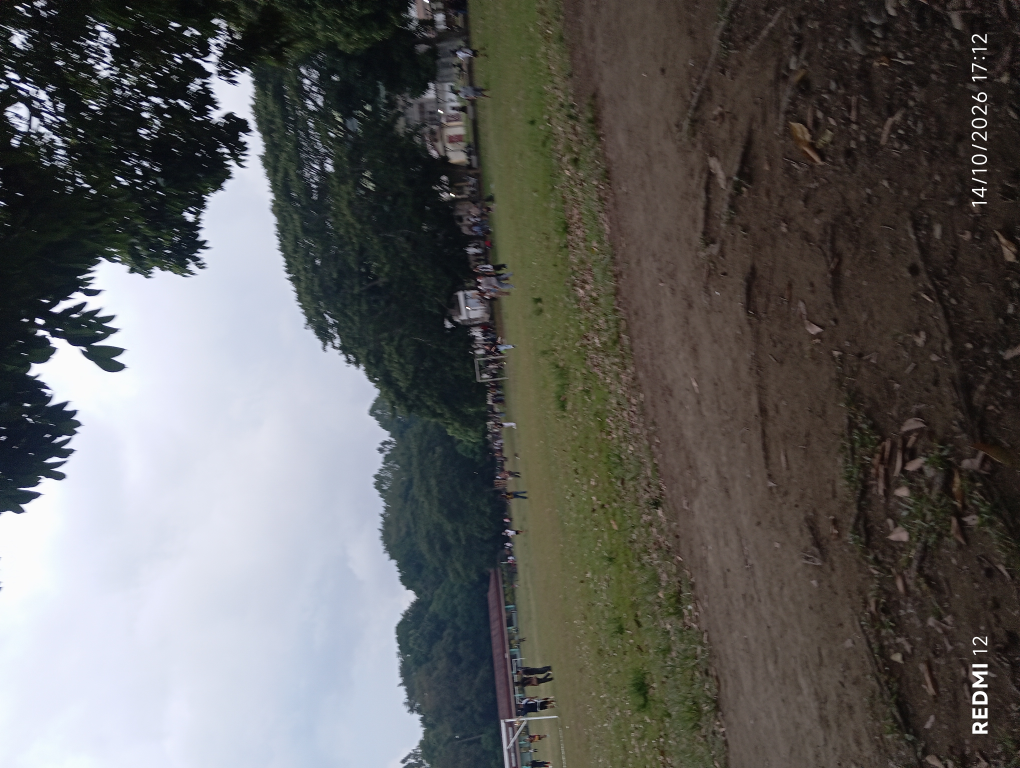
#> input picture reels/csu_field.jpg, 4080 x 3072 px (shown at 1/4 size)
$ python make_reel.py csu_field.jpg csu_field.jpg
#> lines starting #> are read from the running program, lines starting #| are printed output that depends on the picture
"""Render a 30-second vertical (1080x1920) reel from a single campus photo.

Usage: python3 make_reel.py <photo.jpg> <out.mp4>
"""
import math
import random
import subprocess
import sys

from PIL import Image, ImageDraw, ImageFilter, ImageFont, ImageOps

W, H, FPS, SECONDS = 1080, 1920, 30, 30
FONT_BOLD = "/usr/share/fonts/truetype/dejavu/DejaVuSans-Bold.ttf"
FONT_REG = "/usr/share/fonts/truetype/dejavu/DejaVuSans.ttf"
GOLD = (255, 200, 40)
GREEN = (0, 110, 50)

# (start, end, text lines) — captions fade in/out within their window
CAPTIONS = [
    (0.6, 5.5, ["CARAGA STATE", "UNIVERSITY"], 110, "title"),
    (6.0, 12.0, ["Campus Life"], 90, "lower"),
    (12.5, 19.5, ["Under the", "acacia trees"], 90, "lower"),
    (20.0, 25.5, ["Sports  •  Friends  •  Memories"], 50, "lower"),
]

# Camera keyframes: (time, center_x 0..1, center_y 0..1, zoom). zoom=1 shows
# the full photo height (minus the phone watermark strip at the bottom).
KEYS = [
    (0, 0.60, 0.42, 1.55),
    (6, 0.45, 0.50, 1.25),
    (12, 0.22, 0.52, 1.35),
    (19, 0.75, 0.45, 1.30),
    (25, 0.50, 0.50, 1.00),
    (30, 0.50, 0.50, 1.08),
]


def ease(t):
    return t * t * (3 - 2 * t)


# [66 lines left out: functions camera, fade, draw_caption, end_card, not called in this run]


class Leaves:
    def __init__(self, n=28, seed=7):
        rnd = random.Random(seed)
        self.items = [
            dict(x=rnd.uniform(0, W), y=rnd.uniform(-H, H), vy=rnd.uniform(70, 160),
                 sway=rnd.uniform(20, 60), ph=rnd.uniform(0, 6.28), r=rnd.uniform(10, 22),
                 col=rnd.choice([(120, 160, 60), (170, 140, 70), (90, 140, 50)]))
            for _ in range(n)
        ]

    # [12 lines left out: function draw, not called in this run]


def main(src, out):
#> called with src = 'csu_field.jpg', out = 'csu_field.jpg'
    photo = ImageOps.exif_transpose(Image.open(src)).convert("RGB")
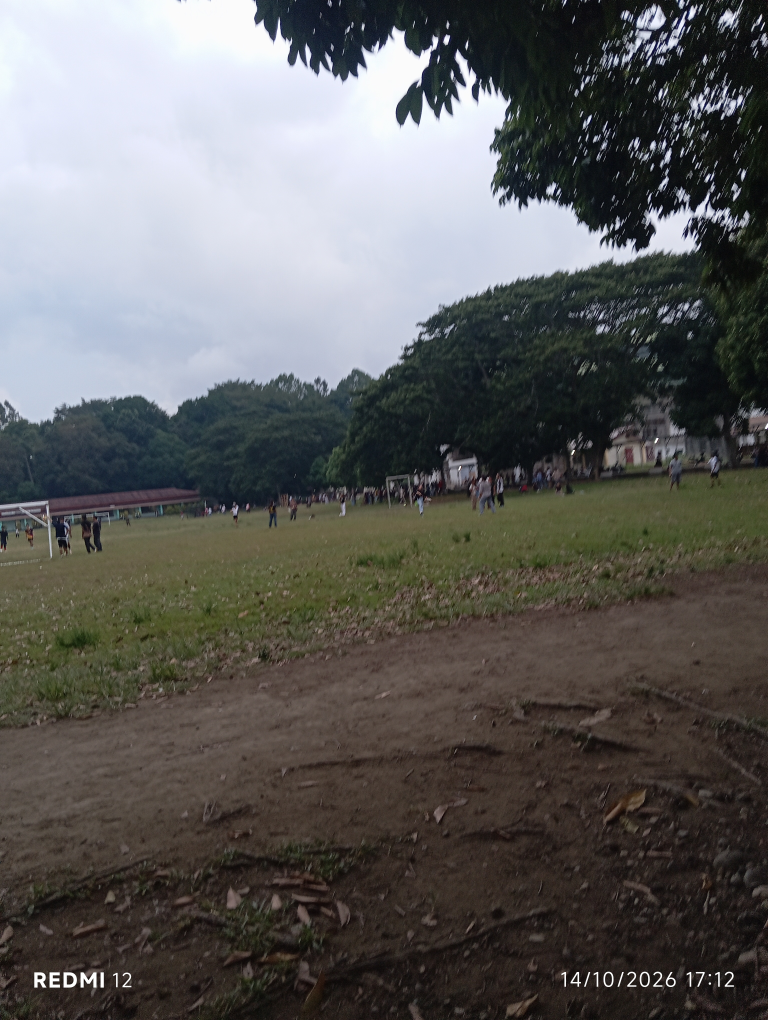
#> photo: PIL image 3072x4080 RGB (shown at 1/4 size); mean R, G, B 94.8, 94, 92.6
    pw, ph = photo.size
#> pw = 3072; ph = 4080
    photo = photo.crop((0, 0, pw, int(ph * 0.92)))  # drop phone watermark strip
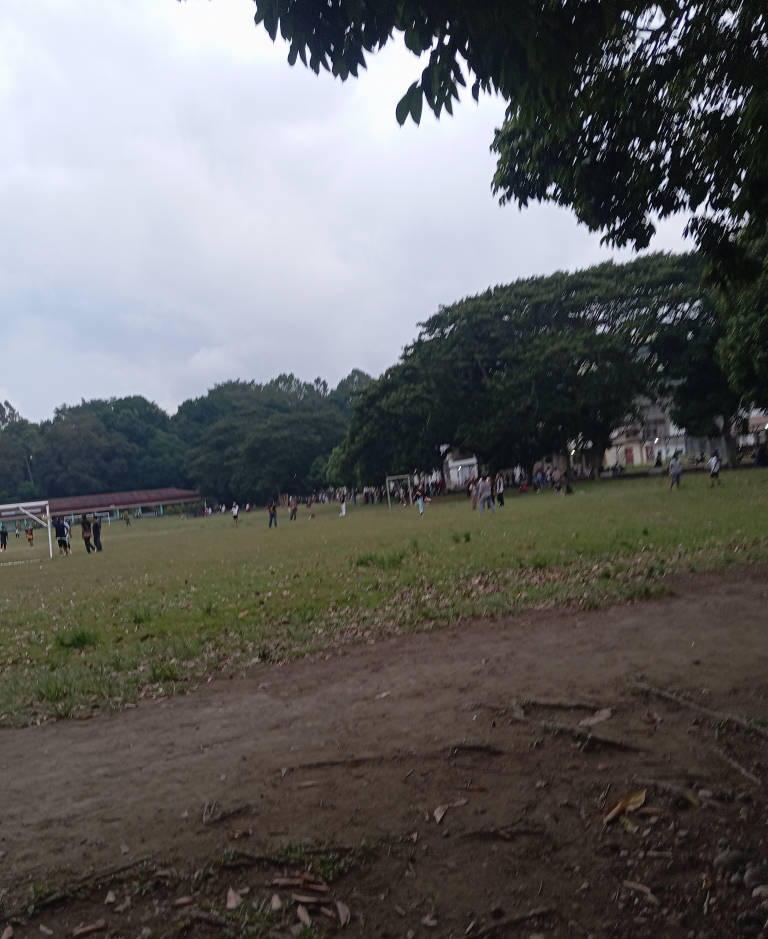
#> photo: PIL image 3072x3753 RGB (shown at 1/4 size); mean R, G, B 99.2, 99, 97.8
    pw, ph = photo.size
#> ph = 3753
    # Gentle grade: a bit more contrast and saturation for a reel look
    from PIL import ImageEnhance
    photo = ImageEnhance.Color(photo).enhance(1.25)
    photo = ImageEnhance.Contrast(photo).enhance(1.1)

    vignette = Image.new("L", (W, H), 0)
#> vignette: PIL image 1080x1920 L; every value is 0
    vd = ImageDraw.Draw(vignette)
    for i in range(60):
        vd.rectangle([i * 6, i * 10, W - i * 6, H - i * 10], fill=int(i * 255 / 60))
    vignette = vignette.filter(ImageFilter.GaussianBlur(80))
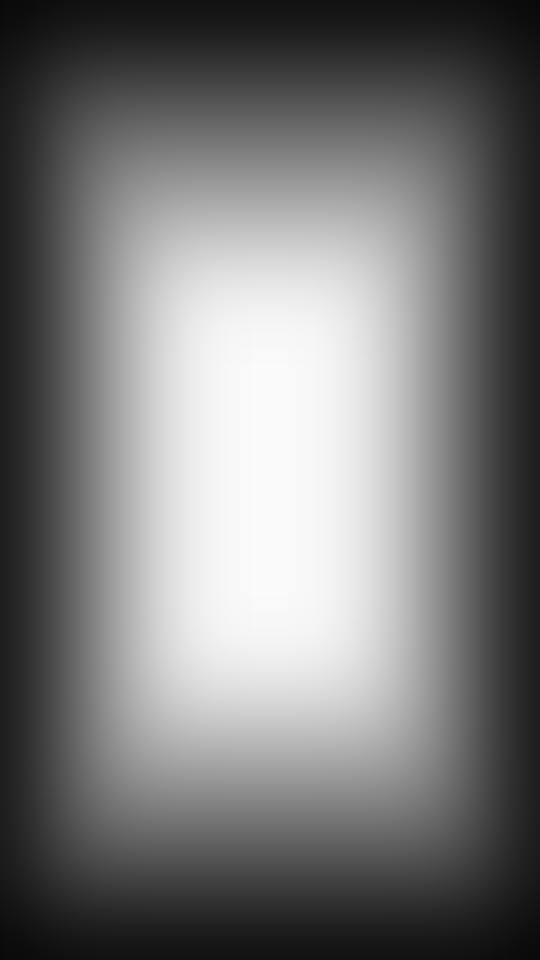
#> vignette: PIL image 1080x1920 L (shown at 1/2 size); min 9, max 250, mean 121.5
    dark = Image.new("RGBA", (W, H), (0, 0, 0, 255))
    dark.putalpha(Image.eval(vignette, lambda v: int((255 - v) * 0.55)))
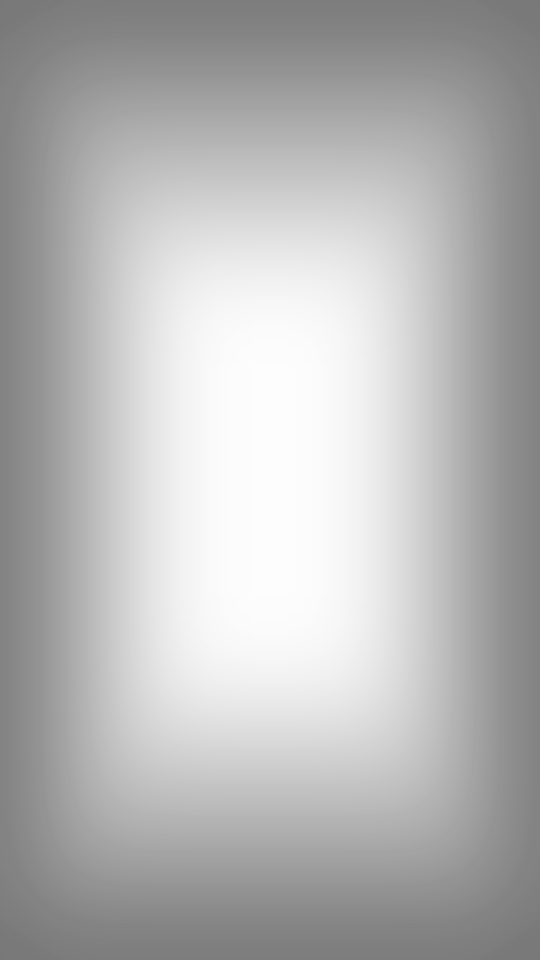
#> dark: PIL image 1080x1920 RGBA (shown at 1/2 size); mean R, G, B, A 0, 0, 0, 72.9; transparent parts drawn white

    leaves = Leaves()
#> (the run stopped early here; a loop or call above may not have finished)
